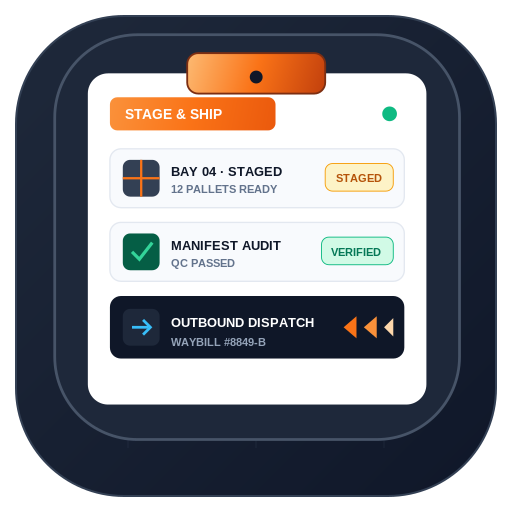
#> input picture assets/app-icon-source.png, 512 x 512 px
$ python strip_icon_notch.py
#> lines starting #> are read from the running program, lines starting #| are printed output that depends on the picture
"""Remove the orange camera pill from the source app icon."""

from __future__ import annotations

from pathlib import Path

from PIL import Image

ROOT = Path(__file__).resolve().parents[1]
SRC = ROOT / "assets" / "app-icon-source.png"
OUT = ROOT / "assets" / "swift-staging-log-app-icon.png"


def is_orange(r: int, g: int, b: int, a: int) -> bool:
    return a > 160 and r > 165 and b < 110 and r > g + 15 and g < 210


def is_camera_dot(r: int, g: int, b: int, a: int) -> bool:
    return a > 160 and r < 55 and g < 50 and b < 70


def main() -> None:
    im = Image.open(SRC).convert("RGBA")
#> im is the input picture: PIL image 512x512 RGBA; mean R, G, B, A 101.6, 102.1, 107.1, 216.1
    px = im.load()
    w, h = im.size
#> w = 512; h = 512
    white = (255, 255, 255, 255)
    navy = px[256, 40]
#> navy = (30, 40, 58, 255)

    for y in range(48, 97):
        for x in range(168, 342):
            r, g, b, a = px[x, y]
            pill = is_orange(r, g, b, a) or (
                is_camera_dot(r, g, b, a) and 200 <= x <= 312 and y <= 88
            )
            if not pill:
                continue
            px[x, y] = white if y >= 74 else navy

    # Soften leftover orange fringe on the white card top.
    for y in range(72, 98):
        for x in range(175, 335):
            r, g, b, a = px[x, y]
            if is_orange(r, g, b, a) and y < 97:
                neighbors = []
                for dx, dy in ((-1, 0), (1, 0), (0, -1), (0, 1)):
                    nx, ny = x + dx, y + dy
                    if 0 <= nx < w and 0 <= ny < h:
                        nr, ng, nb, na = px[nx, ny]
                        if not is_orange(nr, ng, nb, na):
                            neighbors.append((nr, ng, nb, na))
                if neighbors:
                    px[x, y] = neighbors[0]
                elif y >= 74:
                    px[x, y] = white

    im.save(OUT, optimize=True)
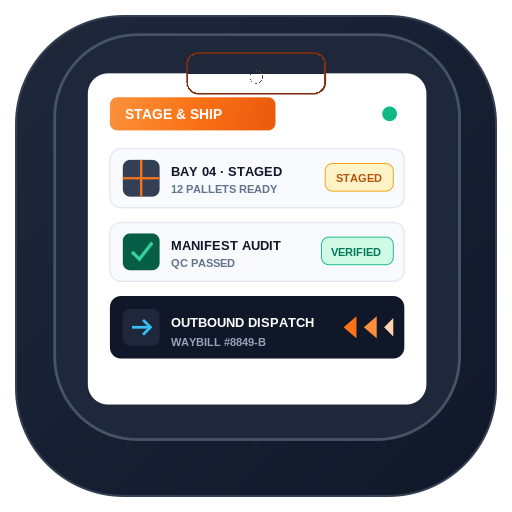
#> saved as swift-staging-log-app-icon.png: PIL image 512x512 RGBA; mean R, G, B, A 99.7, 102.7, 109.3, 216.1; transparent parts drawn white
    print("wrote", OUT, im.size)
#| wrote assets/swift-staging-log-app-icon.png (512, 512)


if __name__ == "__main__":
    main()
